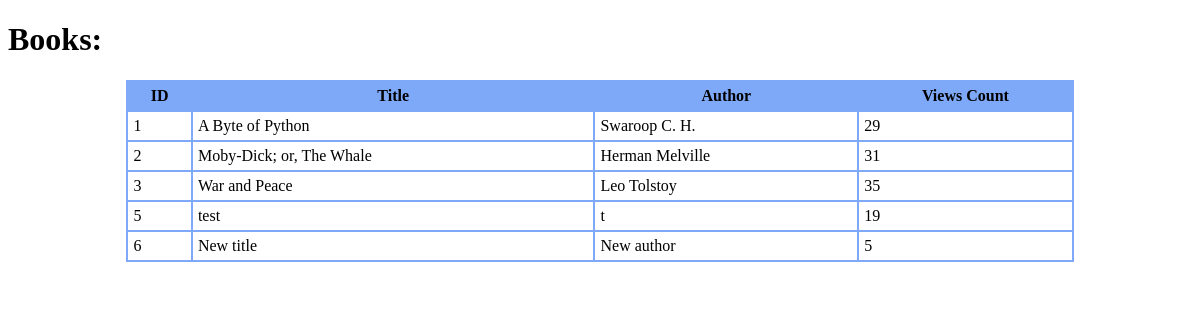
Before: /books with the older database file.
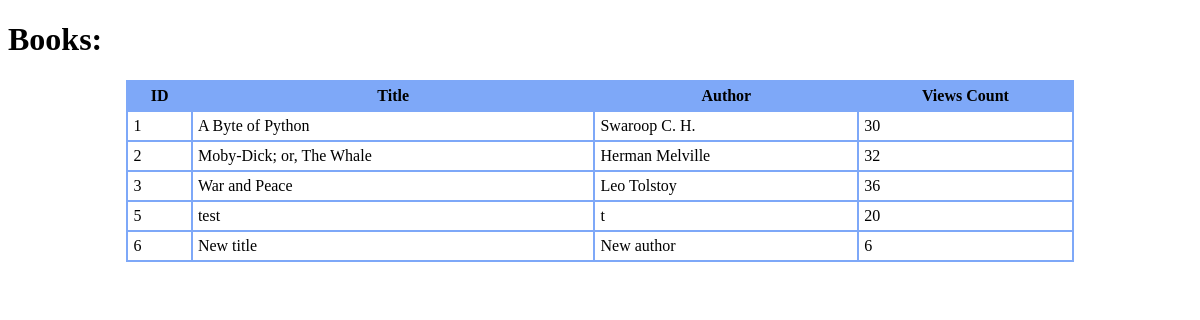
After: the same page with the newer database file.
### tables this page shows
CREATE TABLE `table_books` (
                    id INTEGER PRIMARY KEY AUTOINCREMENT, 
                    title, 
                    author,
                    views_cnt
                );

### routes.py (the view)
@app.route('/books')
def all_books() -> str:
    param = get_all_books()
    logger.debug(f'get all books() -> {param}')
    return render_template(
        'index.html',
        books=param,
    )

### models.py (called while the page is built)
def get_all_books() -> list[Book]:
    with sqlite3.connect('table_books.db') as conn:
        cursor: sqlite3.Cursor = conn.cursor()
        cursor.execute(
            """
            SELECT * from `table_books`
            """
        )
        result = [Book(*row) for row in cursor.fetchall()]
        update_karma(result)
        return result

def update_karma(books: List[Book]) -> None:
    update_karma_query = """
    UPDATE `table_books`
        SET views_cnt = ?
        WHERE id = ?;
    """
    with sqlite3.connect("table_books.db") as conn:
        cursor = conn.cursor()
        for book in books:
            new_karma = book.views_cnt + 1
            cursor.execute(update_karma_query, (new_karma, book.id))

### templates/index.html (shortened to what this page needs)
<!DOCTYPE html>
<html>
<head>
    <link rel="stylesheet" type="text/css" href="../static/style.css">
</head>
<body>
<h1>Books:</h1>
{% if books %}
<table class="customTable">
    <thead>
    <tr>
        <th>ID</th>
        <th>Title</th>
        <th>Author</th>
        <th>Views Count</th>
    </tr>
    </thead>
    <tbody>
    {% for book in books %}
    <tr>
        <td>
            {{ book.id }}
        </td>
        <td>
            {{ book.title }}
        </td>
        <td>
            {{ book.author }}
        </td>
        <td>
            {{ book.views_cnt }}
        </td>
    </tr>
    {% endfor %}
    </tbody>
</table>
{% else %}
<h2> Sorry, no books in DB.</h2>
{% endif %}
</body>
</html>

Changed rows visible on the page:
changed table_books "A Byte of Python": views_cnt "29" → "30"
changed table_books "Moby-Dick; or, The Whale": views_cnt "31" → "32"
changed table_books "War and Peace": views_cnt "35" → "36"
changed table_books "test": views_cnt "19" → "20"
changed table_books "New title": views_cnt "5" → "6"
